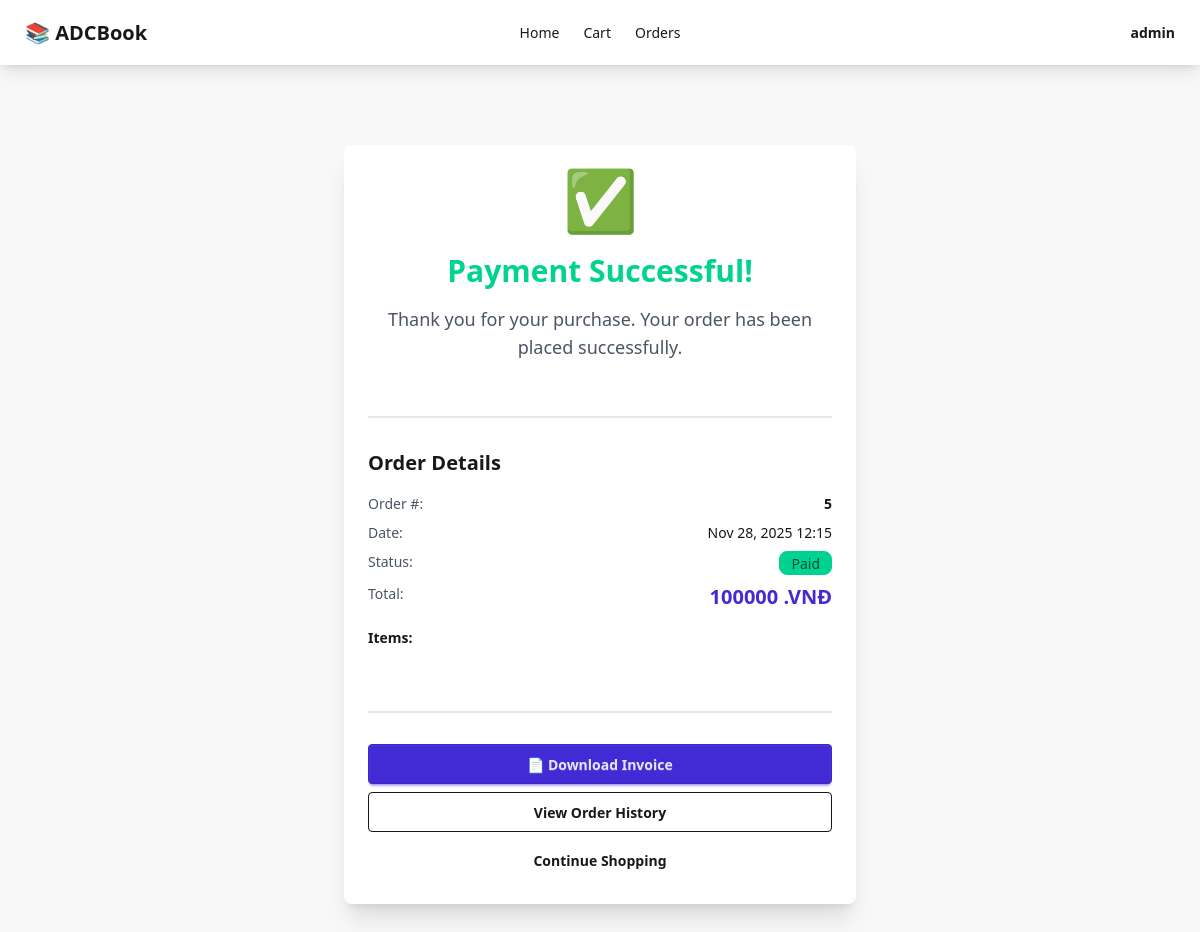
/payment/success/5/ (signed in), run on the app's committed database.
### orders/models.py (models this page shows, shortened)
class Order(models.Model):
    STATUS_CHOICES = [
        ('pending', 'Pending'),
        ('paid', 'Paid'),
        ('cancelled', 'Cancelled'),
    ]
    user = models.ForeignKey(User, on_delete=models.CASCADE, related_name='orders')
    total_price = models.DecimalField(max_digits=10, decimal_places=0, validators=[MinValueValidator(0)])
    status = models.CharField(max_length=20, choices=STATUS_CHOICES, default='pending')
    created_at = models.DateTimeField(auto_now_add=True)
    updated_at = models.DateTimeField(auto_now=True)
    class Meta:
        ordering = ['-created_at']

### orders/views.py (the view)
# urls.py: path('payment/success/<int:order_id>/', order_views.payment_success, name='payment_success'),
@login_required
def payment_success(request, order_id):
    order = get_object_or_404(Order, id=order_id, user=request.user)
    return render(request, 'orders/payment_success.html', {'order': order})

### cart/context_processors.py (called while the page is built)
def cart_count(request):
    if request.user.is_authenticated:
        try:
            cart = request.user.cart
            count = sum(item.quantity for item in cart.items.all())
            return {'cart_count': count}
        except:
            return {'cart_count': 0}
    return {'cart_count': 0}

### orders/templates/orders/payment_success.html (shortened to what this page needs)
{% extends 'base.html' %} {% block title %}Payment Successful - Bookstore{% endblock %} {% block content %}
<div class="flex flex-col items-center justify-center py-12">
    <div class="card bg-base-100 shadow-xl max-w-lg w-full">
        <div class="card-body text-center">
            <div class="text-6xl mb-4">✅</div>
            <h1 class="text-3xl font-bold text-success mb-2">Payment Successful!</h1>
            <p class="text-lg text-gray-600 mb-6">Thank you for your purchase. Your order has been placed successfully.</p>
            <div class="divider"></div>
            <div class="text-left mb-6">
                <h2 class="text-xl font-bold mb-4">Order Details</h2>
                <div class="flex justify-between mb-2">
                    <span class="text-gray-600">Order #:</span>
                    <span class="font-bold">{{ order.id }}</span>
                </div>
                <div class="flex justify-between mb-2">
                    <span class="text-gray-600">Date:</span>
                    <span>{{ order.created_at|date:"M d, Y H:i" }}</span>
                </div>
                <div class="flex justify-between mb-2">
                    <span class="text-gray-600">Status:</span>
                    <span class="badge badge-success">{{ order.get_status_display }}</span>
                </div>
                <div class="flex justify-between mb-4">
                    <span class="text-gray-600">Total:</span>
                    <span class="text-xl font-bold text-primary">{{ order.total_price }} .VNĐ</span>
                </div>
                <h3 class="font-bold mb-2">Items:</h3>
            </div>
            <div class="divider"></div>
            <div class="card-actions flex-col gap-2">
                <a href="{% url 'download_invoice' order.id %}" class="btn btn-primary w-full">
                    📄 Download Invoice
                </a>
                <a href="{% url 'order_history' %}" class="btn btn-outline w-full">
                    View Order History
                </a>
                <a href="{% url 'home' %}" class="btn btn-ghost w-full">
                    Continue Shopping
                </a>
            </div>
        </div>
    </div>
</div>
{% endblock %}

### theme/templates/base.html (shortened to what this page needs)
{% load static tailwind_tags %} {% load django_htmx %}
<!DOCTYPE html>
<html lang="en">
<head>
    <meta http-equiv="X-UA-Compatible" content="ie=edge"> {% htmx_script %} {% tailwind_css %}
</head>
<body class="bg-base-200" hx-headers='{"x-csrftoken": "{{ csrf_token }}"}' hx-boost="true">
    <div class="navbar bg-base-100 shadow-lg">
        <div class="navbar-start">
            <a href="{% url 'home' %}" class="btn btn-ghost text-xl">📚 ADCBook</a>
        </div>
        <div class="navbar-center hidden lg:flex">
            <ul class="menu menu-horizontal px-1">
                <li><a href="{% url 'home' %}">Home</a></li>
                {% if user.is_authenticated %}
                <li><a href="{% url 'cart' %}">Cart {% if cart_count %}<span class="badge badge-sm">{{ cart_count }}</span>{% endif %}</a></li>
                <li><a href="{% url 'order_history' %}">Orders</a></li>
                {% endif %}
            </ul>
        </div>
        <div class="navbar-end">
            {% if user.is_authenticated %}
            <div class="dropdown dropdown-end">
                <label tabindex="0" class="btn btn-ghost">{{ user.username }}</label>
            </div>
            {% else %}
            <a href="{% url 'login' %}" class="btn btn-ghost">Login</a>
            <a href="{% url 'register' %}" class="btn btn-primary">Register</a> {% endif %}
        </div>
    </div>
    <div class="container mx-auto px-4 py-8">
        {% block content %} {% endblock %}
    </div>
</body>
</html>

### data on the page
Order: id "5", created_at "Nov 28, 2025 12:15", status "Paid", total_price "100000"

### other printed values
{{ user.username }} "admin"
